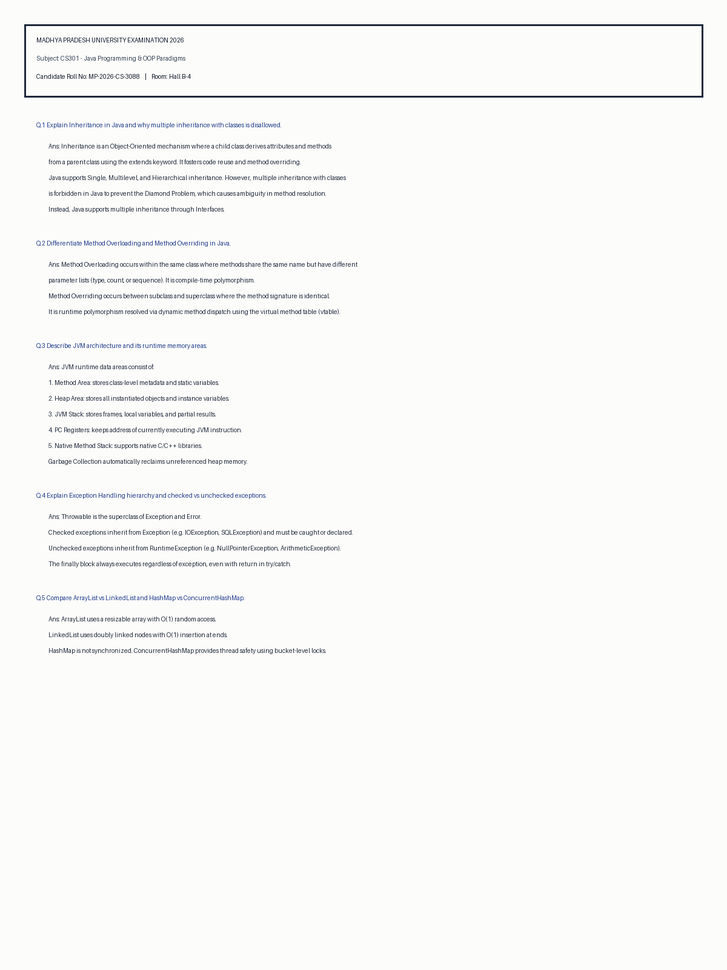
#> input picture sample-data/sample-data/scanned_answer_sheet_MP2026CS3088.png, 727 x 970 px, shrunk from 1200 x 1600 before the run
$ python -i image_preprocessing.py   (imports and definitions only)
#> lines starting #> are read from the running program, lines starting #| are printed output that depends on the picture
import cv2
import numpy as np

def preprocess_image(image_bytes: bytes) -> np.ndarray:
    """
    Apply OpenCV preprocessing: grayscale, denoise, Otsu threshold, and deskew.
    """
    # Decode bytes to OpenCV numpy image
    nparr = np.frombuffer(image_bytes, np.uint8)
    image = cv2.imdecode(nparr, cv2.IMREAD_COLOR)
    if image is None:
        raise ValueError("Could not decode image bytes")

    # 1. Grayscale
    gray = cv2.cvtColor(image, cv2.COLOR_BGR2GRAY)

    # 2. Denoise using GaussianBlur or fastNlMeans
    denoised = cv2.GaussianBlur(gray, (5, 5), 0)

    # 3. Threshold (Otsu binarization for clear document text)
    _, thresh = cv2.threshold(denoised, 0, 255, cv2.THRESH_BINARY + cv2.THRESH_OTSU)

    # 4. Deskew if skewed
    deskewed = deskew_image(thresh)

    return deskewed

def deskew_image(image: np.ndarray) -> np.ndarray:
    """
    Detect document skew angle and rotate to upright orientation.
    """
    try:
        # Invert colors so text is white on black for minAreaRect
        inv = cv2.bitwise_not(image)
        coords = np.column_stack(np.where(inv > 0))
        if len(coords) < 100:
            return image

        angle = cv2.minAreaRect(coords)[-1]
        if angle < -45:
            angle = -(90 + angle)
        elif angle > 45:
            angle = 90 - angle
        else:
            angle = -angle

        # If angle is negligible, do not rotate
        if abs(angle) < 0.5 or abs(angle) > 30:
            return image

        (h, w) = image.shape[:2]
        center = (w // 2, h // 2)
        M = cv2.getRotationMatrix2D(center, angle, 1.0)
        rotated = cv2.warpAffine(image, M, (w, h), flags=cv2.INTER_CUBIC, borderMode=cv2.BORDER_REPLICATE)
        return rotated
    except Exception:
        return image

>>> import cv2
>>> picture = cv2.imread('../../../sample-data/sample-data/scanned_answer_sheet_MP2026CS3088.png')
#> picture is the input picture: shape (970, 727, 3); mean B, G, R 246.9, 248.4, 248.1
>>> result = deskew_image(picture)
#> in deskew_image, `inv = cv2.bitwise_not(image)`:
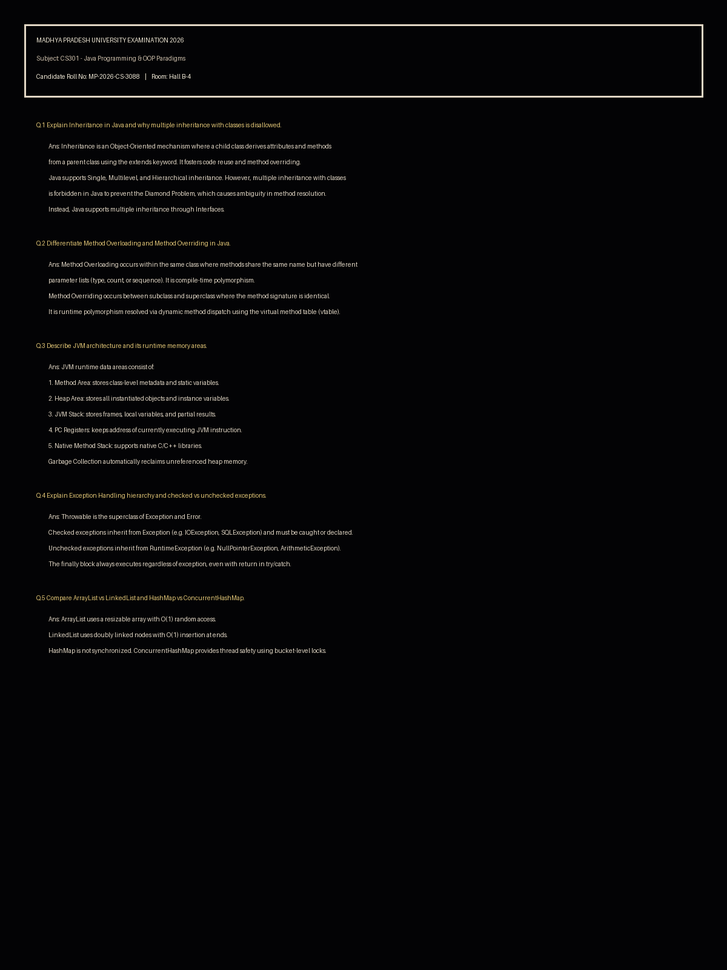
#> inv: shape (970, 727, 3); mean B, G, R 8.1, 6.6, 6.9
